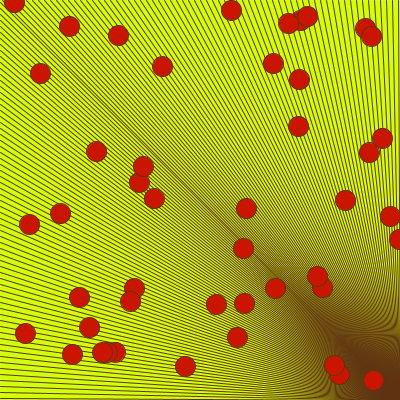
Frame 1 (no input)
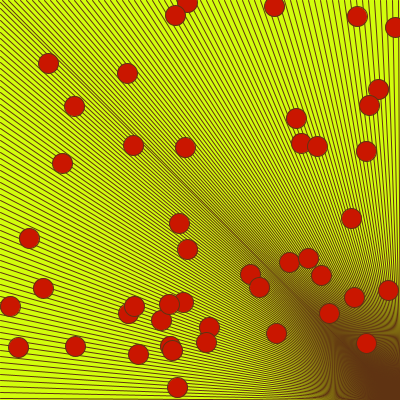
Frame 60 (the mouse pressed at the canvas centre just before this capture)
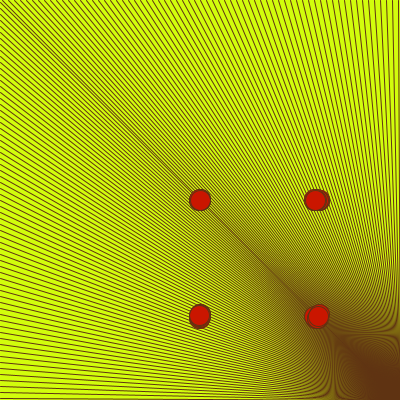
Frame 120 (the mouse held since frame 60 and released just before this capture)

The Processing sketch that drew these frames (run headless with seeded random() and noise(); from frame 60 on, the mouse is pressed at the canvas centre):

// Processing sketch: processing_98915
// ── processing_98915.pde


int totalElements = 50;
  
float [] pX = new float [totalElements];
float [] pY = new float [totalElements];
float [] vX = new float [totalElements];
float [] vY = new float [totalElements];
  
void setup() {
size(400,400);
stroke(95,51,18);
  for (int i=0; i <totalElements; i++){
  pX [i] = random (height);
  pY [i] = random (width);
  vX [i] = random (-10,10);
  vY [i] = random (-10,10);
  }
}
 
 void dibuixa_fons(){
 }
 void posiciona_element(int posX,int posY){
 }
 
void draw() {
   
background(210,253,12);
for (int i=2; i<=height; i = i+6) {
  
  line(width,height,0,i);
  line(width,height,i,0);
  line(width,height,width,i);
  line(width,height,i,height);
 }

for (int i=4; i<totalElements; i++){
      
 pX [i] = pX [i] + vX[i];
 pY [i] = pY [i] + vY[i];
        
 if (pX [i] < 0 ||pX [i] > width)  {
 vX [i] = -vX [i];
 }        
 if (pY [i] < 0 ||pY [i] > height)  {
 vY [i] = -vY [i];        
 } 

fill(202,22,0);
ellipse(pX[i],pY[i],20,20);
}
 }

void mousePressed(){
    for (int i=3; i < totalElements; i++) {
    pX[i] = mouseX;
    pY[i] = mouseY;
    vX[i] = mouseX*0.1 + random(-1,1);
    vY[i] = mouseY*0.1 + random(-1,1);
    }
  
}
